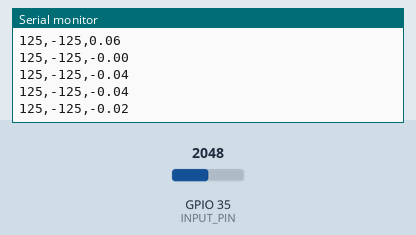
Recording of a sketch running on a simulated ESP32. Shown: the last lines printed to the serial monitor. Inputs (shaded band) come from the test bench; at power-on: GPIO 35 (INPUT_PIN) = 2048. Storage starts empty.

Above: at 1.7 s.
1.8 s: GPIO 35 (INPUT_PIN) set to 1961
At 2.7 s:
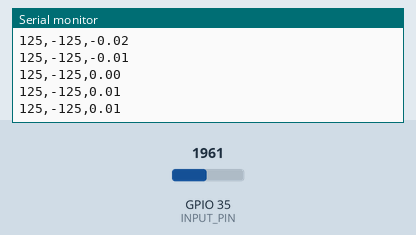
3.3 s: GPIO 35 (INPUT_PIN) set to 1868
At 3.9 s:
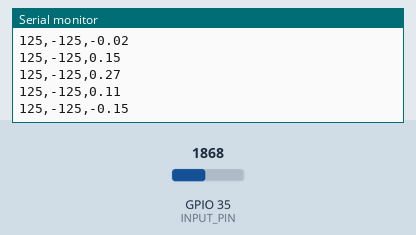
Timing chart, 0 to 6.3 s (numbered marks = the images above; inputs shaded):
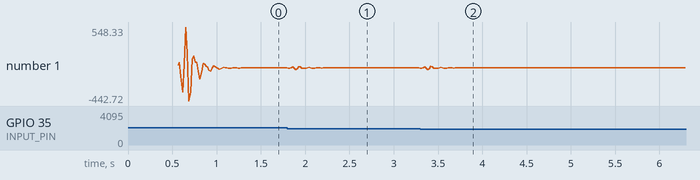

Measured:
- after the input at 1.8 s, the serial monitor: prints a new line at once (image 1)

The sketch:

SD_EXG_esp32_5V.ino
```cpp
#define SAMPLE_RATE 500
#define BAUD_RATE 9600
#define INPUT_PIN 35
#include <SPI.h>
#include <SD.h>

File myFile;
const int CS = 5;

void WriteFile(const char * path, const char * message){
  // open the file. note that only one file can be open at a time,
  // so you have to close this one before opening another.
  myFile = SD.open(path, FILE_WRITE);
  // if the file opened okay, write to it:
  if (myFile) {
    Serial.printf("Writing to %s ", path);
    myFile.println(message);
    myFile.close(); // close the file:
    Serial.println("completed.");
  }
  // if the file didn't open, print an error:
  else {
    Serial.println("error opening file ");
    Serial.println(path);
  }
}

void ReadFile(const char * path){
  // open the file for reading:
  myFile = SD.open(path);
  if (myFile) {
     Serial.printf("Reading file from %s\n", path);
     // read from the file until there's nothing else in it:
    while (myFile.available()) {
      Serial.write(myFile.read());
    }
    myFile.close(); // close the file:
  }
  else {
    // if the file didn't open, print an error:
    Serial.println("error opening test.txt");
  }
}

void setup() {
// Serial connection begin
  Serial.begin(BAUD_RATE);
  delay(500);
  while (!Serial) { ; }  // wait for serial port to connect. Needed for native USB port only
  Serial.println("Initializing SD card...");
  if (!SD.begin(CS)) {
    Serial.println("initialization failed!");
    return;
  }
  Serial.println("initialization done.");

  WriteFile("/azure.txt", "Azure Says Hi!");
  ReadFile("/azure.txt");
}

void loop() {
  // Calculate elapsed time
  static unsigned long past = 0;
  unsigned long present = micros();
  unsigned long interval = present - past;
  past = present;

  // Run timer
  static long timer = 0;
  timer -= interval;

  // Sample
  if(timer < 0){
    timer += 1000000 / SAMPLE_RATE;
    float sensor_value = analogRead(INPUT_PIN);
    float signal = EMGFilter(sensor_value);
    Serial.print(125);
    Serial.print(",");
    Serial.print(-125);
    Serial.print(",");
    Serial.println(signal);
  }
}

// Band-Pass Butterworth IIR digital filter, generated using filter_gen.py.
// Sampling rate: 500.0 Hz, frequency: [74.5, 149.5] Hz.
// Filter is order 4, implemented as second-order sections (biquads).
// Reference:
// https://docs.scipy.org/doc/scipy/reference/generated/scipy.signal.butter.html
// https://courses.ideate.cmu.edu/16-223/f2020/Arduino/FilterDemos/filter_gen.py
float EMGFilter(float input)
{
  float output = input;
  {
    static float z1, z2; // filter section state
    float x = output - 0.05159732*z1 - 0.36347401*z2;
    output = 0.01856301*x + 0.03712602*z1 + 0.01856301*z2;
    z2 = z1;
    z1 = x;
  }
  {
    static float z1, z2; // filter section state
    float x = output - -0.53945795*z1 - 0.39764934*z2;
    output = 1.00000000*x + -2.00000000*z1 + 1.00000000*z2;
    z2 = z1;
    z1 = x;
  }
  {
    static float z1, z2; // filter section state
    float x = output - 0.47319594*z1 - 0.70744137*z2;
    output = 1.00000000*x + 2.00000000*z1 + 1.00000000*z2;
    z2 = z1;
    z1 = x;
  }
  {
    static float z1, z2; // filter section state
    float x = output - -1.00211112*z1 - 0.74520226*z2;
    output = 1.00000000*x + -2.00000000*z1 + 1.00000000*z2;
    z2 = z1;
    z1 = x;
  }
  return output;
}
```
